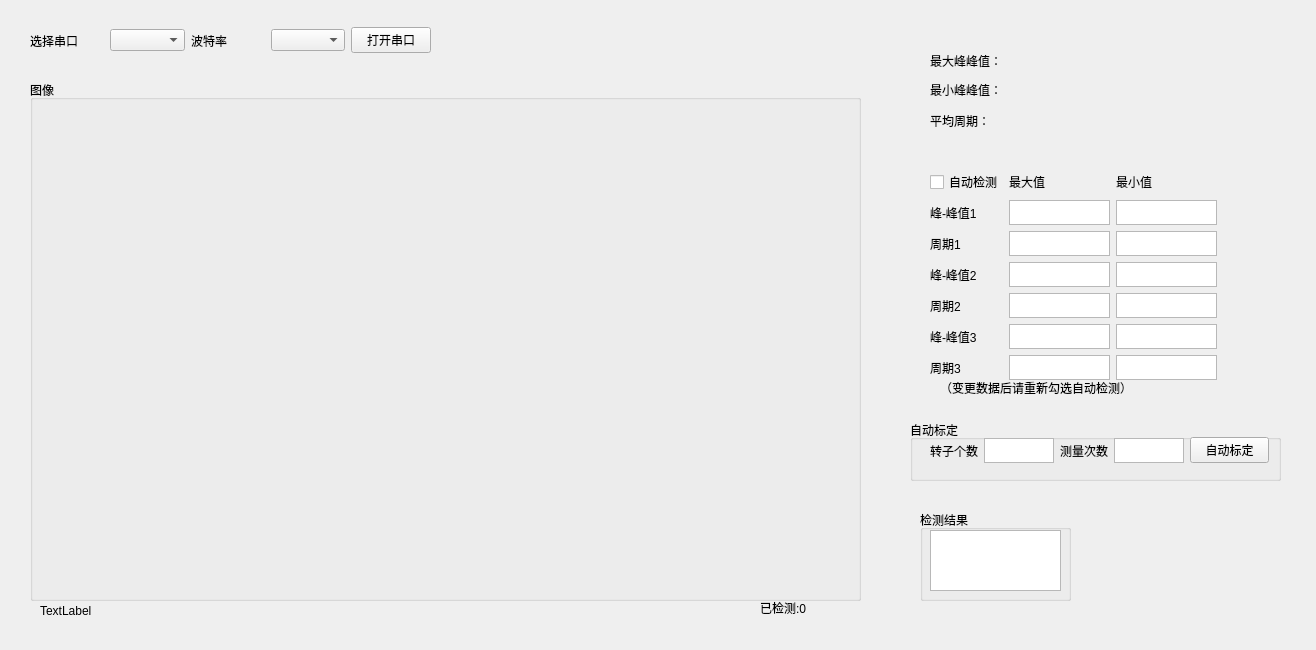
<?xml version="1.0" encoding="UTF-8"?>
<ui version="4.0">
 <class>Form</class>
 <widget class="QWidget" name="Form">
  <property name="geometry">
   <rect>
    <x>0</x>
    <y>0</y>
    <width>1316</width>
    <height>650</height>
   </rect>
  </property>
  <property name="windowTitle">
   <string>永磁转子磁场检测系统</string>
  </property>
  <property name="layoutDirection">
   <enum>Qt::LeftToRight</enum>
  </property>
  <widget class="QGroupBox" name="groupBox">
   <property name="geometry">
    <rect>
     <x>30</x>
     <y>80</y>
     <width>831</width>
     <height>521</height>
    </rect>
   </property>
   <property name="title">
    <string>图像</string>
   </property>
  </widget>
  <widget class="QLabel" name="Status">
   <property name="geometry">
    <rect>
     <x>40</x>
     <y>600</y>
     <width>151</width>
     <height>21</height>
    </rect>
   </property>
   <property name="text">
    <string>TextLabel</string>
   </property>
  </widget>
  <widget class="QLabel" name="counter">
   <property name="geometry">
    <rect>
     <x>760</x>
     <y>600</y>
     <width>91</width>
     <height>16</height>
    </rect>
   </property>
   <property name="text">
    <string>已检测:0</string>
   </property>
  </widget>
  <widget class="QGroupBox" name="groupBox_3">
   <property name="geometry">
    <rect>
     <x>920</x>
     <y>510</y>
     <width>151</width>
     <height>91</height>
    </rect>
   </property>
   <property name="title">
    <string>检测结果</string>
   </property>
   <widget class="QTextEdit" name="ResultEdit">
    <property name="geometry">
     <rect>
      <x>10</x>
      <y>20</y>
      <width>131</width>
      <height>61</height>
     </rect>
    </property>
   </widget>
  </widget>
  <widget class="QWidget" name="gridLayoutWidget">
   <property name="geometry">
    <rect>
     <x>930</x>
     <y>170</y>
     <width>287</width>
     <height>204</height>
    </rect>
   </property>
   <layout class="QGridLayout" name="gridLayout" rowstretch="0,0,0,0,0,0,0">
    <property name="sizeConstraint">
     <enum>QLayout::SetMinimumSize</enum>
    </property>
    <property name="verticalSpacing">
     <number>6</number>
    </property>
    <item row="2" column="1">
     <widget class="QTextEdit" name="Set_T1_max">
      <property name="maximumSize">
       <size>
        <width>16777215</width>
        <height>25</height>
       </size>
      </property>
     </widget>
    </item>
    <item row="1" column="2">
     <widget class="QTextEdit" name="Set_pp1_min">
      <property name="maximumSize">
       <size>
        <width>16777215</width>
        <height>25</height>
       </size>
      </property>
     </widget>
    </item>
    <item row="4" column="1">
     <widget class="QTextEdit" name="Set_T2_max">
      <property name="maximumSize">
       <size>
        <width>16777215</width>
        <height>25</height>
       </size>
      </property>
     </widget>
    </item>
    <item row="3" column="1">
     <widget class="QTextEdit" name="Set_pp2_max">
      <property name="maximumSize">
       <size>
        <width>16777215</width>
        <height>25</height>
       </size>
      </property>
     </widget>
    </item>
    <item row="1" column="0">
     <widget class="QLabel" name="label">
      <property name="text">
       <string>峰-峰值1</string>
      </property>
     </widget>
    </item>
    <item row="1" column="1">
     <widget class="QTextEdit" name="Set_pp1_max">
      <property name="maximumSize">
       <size>
        <width>16777215</width>
        <height>25</height>
       </size>
      </property>
     </widget>
    </item>
    <item row="5" column="0">
     <widget class="QLabel" name="label_5">
      <property name="text">
       <string>峰-峰值3</string>
      </property>
     </widget>
    </item>
    <item row="4" column="2">
     <widget class="QTextEdit" name="Set_T2_min">
      <property name="maximumSize">
       <size>
        <width>16777215</width>
        <height>25</height>
       </size>
      </property>
     </widget>
    </item>
    <item row="3" column="2">
     <widget class="QTextEdit" name="Set_pp2_min">
      <property name="maximumSize">
       <size>
        <width>16777215</width>
        <height>25</height>
       </size>
      </property>
     </widget>
    </item>
    <item row="2" column="2">
     <widget class="QTextEdit" name="Set_T1_min">
      <property name="maximumSize">
       <size>
        <width>16777215</width>
        <height>25</height>
       </size>
      </property>
     </widget>
    </item>
    <item row="2" column="0">
     <widget class="QLabel" name="label_2">
      <property name="text">
       <string>周期1</string>
      </property>
     </widget>
    </item>
    <item row="0" column="1">
     <widget class="QLabel" name="label_7">
      <property name="text">
       <string>最大值</string>
      </property>
     </widget>
    </item>
    <item row="5" column="1">
     <widget class="QTextEdit" name="Set_pp3_max">
      <property name="maximumSize">
       <size>
        <width>16777215</width>
        <height>25</height>
       </size>
      </property>
     </widget>
    </item>
    <item row="0" column="2">
     <widget class="QLabel" name="label_8">
      <property name="text">
       <string>最小值</string>
      </property>
     </widget>
    </item>
    <item row="5" column="2">
     <widget class="QTextEdit" name="Set_pp3_min">
      <property name="maximumSize">
       <size>
        <width>16777215</width>
        <height>25</height>
       </size>
      </property>
     </widget>
    </item>
    <item row="0" column="0">
     <widget class="QCheckBox" name="OpenAutoJudge">
      <property name="enabled">
       <bool>true</bool>
      </property>
      <property name="text">
       <string>自动检测</string>
      </property>
     </widget>
    </item>
    <item row="6" column="1">
     <widget class="QTextEdit" name="Set_T3_max">
      <property name="maximumSize">
       <size>
        <width>16777215</width>
        <height>25</height>
       </size>
      </property>
     </widget>
    </item>
    <item row="6" column="2">
     <widget class="QTextEdit" name="Set_T3_min">
      <property name="maximumSize">
       <size>
        <width>16777215</width>
        <height>25</height>
       </size>
      </property>
     </widget>
    </item>
    <item row="4" column="0">
     <widget class="QLabel" name="label_4">
      <property name="text">
       <string>周期2</string>
      </property>
     </widget>
    </item>
    <item row="6" column="0">
     <widget class="QLabel" name="label_6">
      <property name="text">
       <string>周期3</string>
      </property>
     </widget>
    </item>
    <item row="3" column="0">
     <widget class="QLabel" name="label_3">
      <property name="text">
       <string>峰-峰值2</string>
      </property>
     </widget>
    </item>
   </layout>
  </widget>
  <widget class="QLabel" name="pp_value_max">
   <property name="geometry">
    <rect>
     <x>930</x>
     <y>50</y>
     <width>371</width>
     <height>21</height>
    </rect>
   </property>
   <property name="text">
    <string>最大峰峰值：</string>
   </property>
  </widget>
  <widget class="QLabel" name="pp_value_min">
   <property name="geometry">
    <rect>
     <x>930</x>
     <y>80</y>
     <width>371</width>
     <height>20</height>
    </rect>
   </property>
   <property name="text">
    <string>最小峰峰值：</string>
   </property>
  </widget>
  <widget class="QLabel" name="period">
   <property name="geometry">
    <rect>
     <x>930</x>
     <y>110</y>
     <width>371</width>
     <height>21</height>
    </rect>
   </property>
   <property name="text">
    <string>平均周期：</string>
   </property>
  </widget>
  <widget class="QLabel" name="label_9">
   <property name="geometry">
    <rect>
     <x>940</x>
     <y>380</y>
     <width>191</width>
     <height>16</height>
    </rect>
   </property>
   <property name="text">
    <string>（变更数据后请重新勾选自动检测）</string>
   </property>
  </widget>
  <widget class="QWidget" name="horizontalLayoutWidget">
   <property name="geometry">
    <rect>
     <x>30</x>
     <y>20</y>
     <width>401</width>
     <height>41</height>
    </rect>
   </property>
   <layout class="QHBoxLayout" name="horizontalLayout">
    <item>
     <widget class="QLabel" name="label_10">
      <property name="text">
       <string>选择串口</string>
      </property>
     </widget>
    </item>
    <item>
     <widget class="QComboBox" name="comboBox"/>
    </item>
    <item>
     <widget class="QLabel" name="label_11">
      <property name="text">
       <string>波特率</string>
      </property>
     </widget>
    </item>
    <item>
     <widget class="QComboBox" name="comboBox_2"/>
    </item>
    <item>
     <widget class="QPushButton" name="SerOpenBtn">
      <property name="text">
       <string>打开串口</string>
      </property>
     </widget>
    </item>
   </layout>
  </widget>
  <widget class="QGroupBox" name="groupBox_2">
   <property name="geometry">
    <rect>
     <x>910</x>
     <y>420</y>
     <width>371</width>
     <height>61</height>
    </rect>
   </property>
   <property name="title">
    <string>自动标定</string>
   </property>
   <widget class="QWidget" name="horizontalLayoutWidget_2">
    <property name="geometry">
     <rect>
      <x>20</x>
      <y>10</y>
      <width>339</width>
      <height>41</height>
     </rect>
    </property>
    <layout class="QHBoxLayout" name="horizontalLayout_2">
     <item>
      <widget class="QLabel" name="label_13">
       <property name="text">
        <string>转子个数</string>
       </property>
      </widget>
     </item>
     <item>
      <widget class="QTextEdit" name="quantityEdit">
       <property name="maximumSize">
        <size>
         <width>16777215</width>
         <height>25</height>
        </size>
       </property>
      </widget>
     </item>
     <item>
      <widget class="QLabel" name="label_12">
       <property name="text">
        <string>测量次数</string>
       </property>
      </widget>
     </item>
     <item>
      <widget class="QTextEdit" name="timesEdit">
       <property name="maximumSize">
        <size>
         <width>16777215</width>
         <height>25</height>
        </size>
       </property>
      </widget>
     </item>
     <item>
      <widget class="QPushButton" name="CalibrationBtn">
       <property name="text">
        <string>自动标定</string>
       </property>
      </widget>
     </item>
    </layout>
   </widget>
  </widget>
 </widget>
 <resources/>
 <connections/>
</ui>
